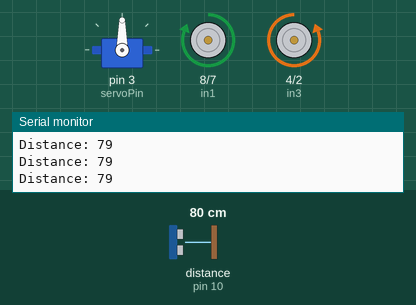
Simulated run of this sketch. Board: Arduino Uno, built with avr-gcc and run on an emulated ATmega328P. Parts: servo, motor-driver pin pairs drawn as motors (green arrow = first pin HIGH = forward, orange = second pin HIGH = backward, longer = more drive, scaled by the enable pin), the last lines printed to the serial monitor. Wiring (inferred from the names in the program): ultrasonic range finder: trigger pin 9; echo pin 10. The test bench sets the inputs (shaded band); at power-on: distance to the obstacle (sensor on pin 10) 80 cm. The echo pulse lasts 58.3 µs per cm.

Above: at 1.2 s.
1.3 s: distance to the obstacle (sensor on pin 10) set to 18 cm
2.8 s: distance to the obstacle (sensor on pin 10) set to 15 cm
At 5.3 s:
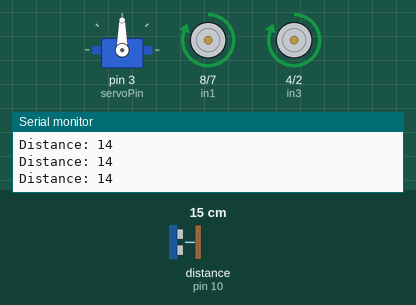
5.8 s: distance to the obstacle (sensor on pin 10) set to 35 cm
At 6.7 s:
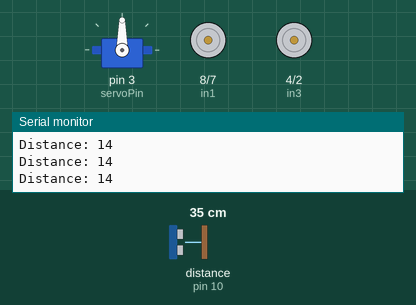
8.3 s: distance to the obstacle (sensor on pin 10) set to 2 cm
At 8.8 s:
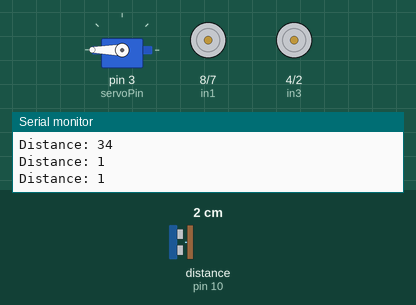
Timing chart, 0 to 12.3 s (numbered marks = the images above; inputs shaded):
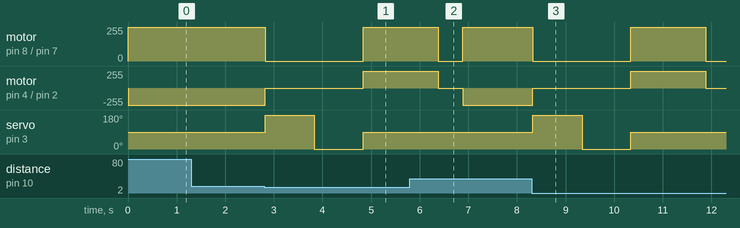

Measured:
- the behaviour switches between 17 and 16 cm on distance to the obstacle (sensor on pin 10) (found by bisection; images 0 and 1)
- after the input at 2.8 s, motor on pin 8 (in1) / pin 7 (in2): forward 255/255 → stopped at once, → forward 255/255 2.0 s later; motor on pin 4 (in3) / pin 2 (in4): backward 255/255 → stopped at once, → forward 255/255 2.0 s later; servo on pin 3 (servoPin): 90° → 180° at once, → 0° 1.0 s later, → 90° 1.0 s later
- after the input at 5.8 s, servo on pin 3 (servoPin): stays 90° (without the input it goes to 180° after 1.1 s)
- after the input at 8.3 s, motor on pin 8 (in1) / pin 7 (in2): forward 255/255 → stopped at once, → forward 255/255 2.0 s later, → stopped 1.5 s later; motor on pin 4 (in3) / pin 2 (in4): backward 255/255 → stopped at once, → forward 255/255 2.0 s later, → stopped 1.5 s later

The sketch:

4WD_Obstacle_Avoiding_Car.ino
```cpp
#include <Servo.h>

// Microservo Pin
int servoPin = 3;

// DC Motor Pin
int in1 = 8;
int in2 = 7;
int enA = 6;

int in3 = 4;
int in4 = 2;
int enB = 5;

// Ultrasonic Sensor Pin
int trigPin = 9;
int echoPin = 10;

// Variables for Ultrasonic Sensor
long duration;
long durationL;
long durationR;
int distance;
int distanceL;
int distanceR;

// Define servo name
Servo servo;

// Some variables
boolean turning = false;
boolean turningL = false;
boolean turningR = false;
boolean scanning = false;
boolean checking = false;


void setup() {

  // Setup for Microservo
  servo.attach(servoPin);

  // Setup for DC Motor
  pinMode(in1, OUTPUT);
  pinMode(in2, OUTPUT);
  pinMode(in3, OUTPUT);
  pinMode(in4, OUTPUT);
  pinMode(enA, OUTPUT);
  pinMode(enB, OUTPUT);

  // Setup for Ultrasonic Sensor
  pinMode(trigPin, OUTPUT);
  pinMode(echoPin, INPUT);


  Serial.begin(9600);


}

void loop() {

  servo.write(90);

duration = 0;
durationL = 0;
durationR = 0;
distance = 0;
distanceL = 0;
distanceR = 0;

  // Clears the trigPin
  digitalWrite(trigPin, LOW);
  delayMicroseconds(2);
  // Sets the trigPin on HIGH state for 10 micro seconds
  digitalWrite(trigPin, HIGH);
  delayMicroseconds(10);
  digitalWrite(trigPin, LOW);
  // Reads the echoPin, returns the sound wave travel time in microseconds
  duration = pulseIn(echoPin, HIGH);
  // Calculating the distance
  distance = duration * 0.034 / 2;

  Serial.print("Distance: ");
  Serial.println(distance);

  if (distance > 15){

    digitalWrite(in1, HIGH);
    digitalWrite(in2, LOW);
    digitalWrite(in3, LOW);
    digitalWrite(in4, HIGH);
    digitalWrite(enA, HIGH);
    digitalWrite(enB, HIGH);


  }

  else if (distance <= 15){

    digitalWrite(in1, LOW);
    digitalWrite(in2, LOW);
    digitalWrite(in3, LOW);
    digitalWrite(in4, LOW);
    digitalWrite(enA, HIGH);
    digitalWrite(enB, HIGH);

    checking = true;

    while (checking == true) {
      scanning = true;

      while (scanning == true) {
        servo.write(180);

        digitalWrite(trigPin, LOW);
        delayMicroseconds(2);
        digitalWrite(trigPin, HIGH);
        delayMicroseconds(10);
        digitalWrite(trigPin, LOW);
        durationL = pulseIn(echoPin, HIGH);
        distanceL = durationL * 0.034 / 2;

        Serial.print("Distance: ");
        Serial.println(distanceL);

        delay(1000);

        servo.write(0);

        digitalWrite(trigPin, LOW);
        delayMicroseconds(2);
        digitalWrite(trigPin, HIGH);
        delayMicroseconds(10);
        digitalWrite(trigPin, LOW);
        durationR = pulseIn(echoPin, HIGH);
        distanceR = durationR * 0.034 / 2;

        Serial.print("Distance: ");
        Serial.println(distanceR);

        delay(1000);

        servo.write(90);

        scanning = false;

      }

      turning = true;

      while (turning == true) {
          if (distanceL >= distanceR) {
            turningL = true;

            while (turningL == true) {

              for (int i = 0; i < 1500; i++) {
                digitalWrite(in1, HIGH);
                digitalWrite(in2, LOW);
                digitalWrite(in3, HIGH);
                digitalWrite(in4, LOW);
                digitalWrite(enA, HIGH);
                digitalWrite(enB, HIGH);

                delay(1);
              }
              digitalWrite(in1, LOW);
              digitalWrite(in2, LOW);
              digitalWrite(in3, LOW);
              digitalWrite(in4, LOW);
              digitalWrite(enA, HIGH);
              digitalWrite(enB, HIGH);
              turningL = false;
            }

          }

          else if (distanceR > distanceL) {
            turningR = true;

            while (turningR == true) {

              for (int j = 0; j < 1500; j++) {
                digitalWrite(in1, LOW);
                digitalWrite(in2, HIGH);
                digitalWrite(in3, LOW);
                digitalWrite(in4, HIGH);
                digitalWrite(enA, HIGH);
                digitalWrite(enB, HIGH);

                delay(1);
              }
              digitalWrite(in1, LOW);
              digitalWrite(in2, LOW);
              digitalWrite(in3, LOW);
              digitalWrite(in4, LOW);
              digitalWrite(enA, HIGH);
              digitalWrite(enB, HIGH);
              turningR = false;
            }

          }

          delay(500);
          turning = false;
      }

      checking = false;

    }

  }


}
```
